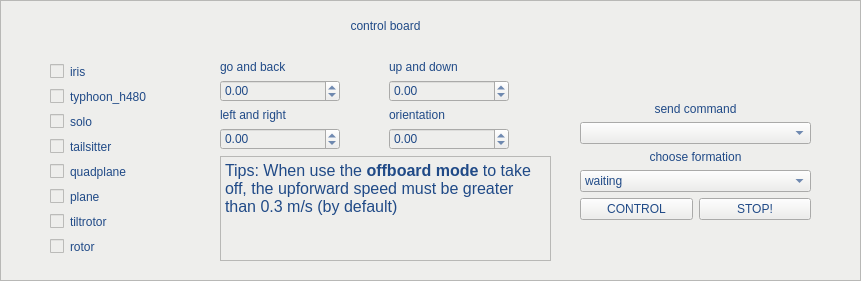
   <widget class="QFrame" name="frame">
    <property name="geometry">
     <rect>
      <x>170</x>
      <y>530</y>
      <width>861</width>
      <height>281</height>
     </rect>
    </property>
    <property name="styleSheet">
     <string notr="true">border-color: rgb(46, 52, 54);
background-color: rgb(238, 238, 236);</string>
    </property>
    <property name="frameShape">
     <enum>QFrame::StyledPanel</enum>
    </property>
    <property name="frameShadow">
     <enum>QFrame::Raised</enum>
    </property>
    <property name="lineWidth">
     <number>1</number>
    </property>
    <widget class="QLabel" name="label_control_board_2">
     <property name="geometry">
      <rect>
       <x>150</x>
       <y>10</y>
       <width>471</width>
       <height>31</height>
      </rect>
     </property>
     <property name="styleSheet">
      <string notr="true">
color: rgb(32, 74, 135);
font: 57 23pt &quot;Ubuntu&quot;;</string>
     </property>
     <property name="text">
      <string>control board</string>
     </property>
     <property name="alignment">
      <set>Qt::AlignCenter</set>
     </property>
    </widget>
    <widget class="QWidget" name="layoutWidget">
     <property name="geometry">
      <rect>
       <x>220</x>
       <y>60</y>
       <width>331</width>
       <height>201</height>
      </rect>
     </property>
     <layout class="QGridLayout" name="gridLayout">
      <item row="0" column="0">
       <layout class="QVBoxLayout" name="verticalLayout">
        <item>
         <widget class="QLabel" name="label_go_back_2">
          <property name="sizePolicy">
           <sizepolicy hsizetype="Expanding" vsizetype="Fixed">
            <horstretch>1</horstretch>
            <verstretch>0</verstretch>
           </sizepolicy>
          </property>
          <property name="styleSheet">
           <string notr="true">font: 57 12pt &quot;Ubuntu&quot;;
color: rgb(32, 74, 135);</string>
          </property>
          <property name="text">
           <string>go and back</string>
          </property>
         </widget>
        </item>
        <item>
         <widget class="QDoubleSpinBox" name="box_go_and_back_2">
          <property name="sizePolicy">
           <sizepolicy hsizetype="Expanding" vsizetype="Maximum">
            <horstretch>0</horstretch>
            <verstretch>0</verstretch>
           </sizepolicy>
          </property>
          <property name="maximumSize">
           <size>
            <width>120</width>
            <height>40</height>
           </size>
          </property>
          <property name="sizeIncrement">
           <size>
            <width>0</width>
            <height>30</height>
           </size>
          </property>
          <property name="toolTip">
           <string>maximum:+-10.00</string>
          </property>
          <property name="styleSheet">
           <string notr="true">color: rgb(32, 74, 135);
font: 57 12pt &quot;Ubuntu&quot;;</string>
          </property>
          <property name="minimum">
           <double>-10.000000000000000</double>
          </property>
          <property name="maximum">
           <double>10.000000000000000</double>
          </property>
          <property name="singleStep">
           <double>0.010000000000000</double>
          </property>
          <property name="value">
           <double>0.000000000000000</double>
          </property>
         </widget>
        </item>
       </layout>
      </item>
      <item row="1" column="1">
       <layout class="QVBoxLayout" name="verticalLayout_4">
        <item>
         <widget class="QLabel" name="label_orientation">
          <property name="sizePolicy">
           <sizepolicy hsizetype="Expanding" vsizetype="Fixed">
            <horstretch>0</horstretch>
            <verstretch>0</verstretch>
           </sizepolicy>
          </property>
          <property name="styleSheet">
           <string notr="true">font: 57 12pt &quot;Ubuntu&quot;;
color: rgb(32, 74, 135);</string>
          </property>
          <property name="text">
           <string>orientation</string>
          </property>
         </widget>
        </item>
        <item>
         <widget class="QDoubleSpinBox" name="box_orientation">
          <property name="sizePolicy">
           <sizepolicy hsizetype="Maximum" vsizetype="Maximum">
            <horstretch>0</horstretch>
            <verstretch>0</verstretch>
           </sizepolicy>
          </property>
          <property name="maximumSize">
           <size>
            <width>120</width>
            <height>40</height>
           </size>
          </property>
          <property name="toolTip">
           <string>maximum:+-0.50</string>
          </property>
          <property name="styleSheet">
           <string notr="true">color: rgb(32, 74, 135);
font: 57 12pt &quot;Ubuntu&quot;;</string>
          </property>
          <property name="minimum">
           <double>-0.500000000000000</double>
          </property>
          <property name="maximum">
           <double>0.500000000000000</double>
          </property>
          <property name="singleStep">
           <double>0.010000000000000</double>
          </property>
         </widget>
        </item>
       </layout>
      </item>
      <item row="1" column="0">
       <layout class="QVBoxLayout" name="verticalLayout_2">
        <item>
         <widget class="QLabel" name="label_left_right_2">
          <property name="sizePolicy">
           <sizepolicy hsizetype="Expanding" vsizetype="Fixed">
            <horstretch>0</horstretch>
            <verstretch>0</verstretch>
           </sizepolicy>
          </property>
          <property name="styleSheet">
           <string notr="true">color: rgb(32, 74, 135);
font: 57 12pt &quot;Ubuntu&quot;;</string>
          </property>
          <property name="text">
           <string>left and right</string>
          </property>
         </widget>
        </item>
        <item>
         <widget class="QDoubleSpinBox" name="box_left_and_right_2">
          <property name="sizePolicy">
           <sizepolicy hsizetype="Expanding" vsizetype="Fixed">
            <horstretch>0</horstretch>
            <verstretch>0</verstretch>
           </sizepolicy>
          </property>
          <property name="maximumSize">
           <size>
            <width>120</width>
            <height>40</height>
           </size>
          </property>
          <property name="toolTip">
           <string>maximum:+-10.00</string>
          </property>
          <property name="styleSheet">
           <string notr="true">font: 57 12pt &quot;Ubuntu&quot;;
color: rgb(32, 74, 135);</string>
          </property>
          <property name="minimum">
           <double>-10.000000000000000</double>
          </property>
          <property name="maximum">
           <double>10.000000000000000</double>
          </property>
          <property name="singleStep">
           <double>0.010000000000000</double>
          </property>
         </widget>
        </item>
       </layout>
      </item>
      <item row="0" column="1">
       <layout class="QVBoxLayout" name="verticalLayout_3">
        <item>
         <widget class="QLabel" name="label_up_down_2">
          <property name="sizePolicy">
           <sizepolicy hsizetype="Expanding" vsizetype="Fixed">
            <horstretch>0</horstretch>
            <verstretch>0</verstretch>
           </sizepolicy>
          </property>
          <property name="styleSheet">
           <string notr="true">font: 57 12pt &quot;Ubuntu&quot;;
color: rgb(32, 74, 135);</string>
          </property>
          <property name="text">
           <string>up and down</string>
          </property>
         </widget>
        </item>
        <item>
         <widget class="QDoubleSpinBox" name="box_up_and_down_2">
          <property name="sizePolicy">
           <sizepolicy hsizetype="Maximum" vsizetype="Maximum">
            <horstretch>0</horstretch>
            <verstretch>0</verstretch>
           </sizepolicy>
          </property>
          <property name="maximumSize">
           <size>
            <width>120</width>
            <height>40</height>
           </size>
          </property>
          <property name="toolTip">
           <string>maximum:+-10.00</string>
          </property>
          <property name="styleSheet">
           <string notr="true">color: rgb(32, 74, 135);
font: 57 12pt &quot;Ubuntu&quot;;</string>
          </property>
          <property name="minimum">
           <double>-10.000000000000000</double>
          </property>
          <property name="maximum">
           <double>10.000000000000000</double>
          </property>
          <property name="singleStep">
           <double>0.010000000000000</double>
          </property>
         </widget>
        </item>
       </layout>
      </item>
      <item row="2" column="0" colspan="2">
       <widget class="QTextBrowser" name="text_control_tips">
        <property name="styleSheet">
         <string notr="true"/>
        </property>
        <property name="lineWidth">
         <number>0</number>
        </property>
        <property name="html">
         <string>&lt;!DOCTYPE HTML PUBLIC &quot;-//W3C//DTD HTML 4.0//EN&quot; &quot;http://www.w3.org/TR/REC-html40/strict.dtd&quot;&gt;
&lt;html&gt;&lt;head&gt;&lt;meta name=&quot;qrichtext&quot; content=&quot;1&quot; /&gt;&lt;style type=&quot;text/css&quot;&gt;
p, li { white-space: pre-wrap; }
&lt;/style&gt;&lt;/head&gt;&lt;body style=&quot; font-family:'Ubuntu'; font-size:11pt; font-weight:400; font-style:normal;&quot;&gt;
&lt;p style=&quot; margin-top:0px; margin-bottom:0px; margin-left:0px; margin-right:0px; -qt-block-indent:0; text-indent:0px;&quot;&gt;&lt;span style=&quot; font-family:'Ubuntu'; font-size:12pt; color:#204a87;&quot;&gt;Tips: When use the &lt;/span&gt;&lt;span style=&quot; font-family:'Ubuntu'; font-size:12pt; font-weight:600; color:#204a87;&quot;&gt;offboard mode &lt;/span&gt;&lt;span style=&quot; font-family:'Ubuntu'; font-size:12pt; color:#204a87;&quot;&gt;to take off, the upforward speed must be greater than 0.3 m/s (by default)&lt;/span&gt;&lt;/p&gt;&lt;/body&gt;&lt;/html&gt;</string>
        </property>
        <property name="openLinks">
         <bool>false</bool>
        </property>
       </widget>
      </item>
     </layout>
    </widget>
    <widget class="QWidget" name="layoutWidget">
     <property name="geometry">
      <rect>
       <x>580</x>
       <y>60</y>
       <width>231</width>
       <height>203</height>
      </rect>
     </property>
     <layout class="QGridLayout" name="gridLayout_4">
      <item row="0" column="0">
       <layout class="QVBoxLayout" name="verticalLayout_7">
        <item>
         <layout class="QVBoxLayout" name="verticalLayout_5">
          <item>
           <widget class="QLabel" name="label_send_command">
            <property name="sizePolicy">
             <sizepolicy hsizetype="Expanding" vsizetype="Fixed">
              <horstretch>0</horstretch>
              <verstretch>0</verstretch>
             </sizepolicy>
            </property>
            <property name="styleSheet">
             <string notr="true">font: 57 12pt &quot;Ubuntu&quot;;
color: rgb(32, 74, 135);</string>
            </property>
            <property name="text">
             <string>send command</string>
            </property>
            <property name="alignment">
             <set>Qt::AlignCenter</set>
            </property>
           </widget>
          </item>
          <item>
           <widget class="QComboBox" name="box_command">
            <property name="styleSheet">
             <string notr="true">font: 57 12pt &quot;Ubuntu&quot;;
color: rgb(32, 74, 135);</string>
            </property>
            <item>
             <property name="text">
              <string/>
             </property>
            </item>
            <item>
             <property name="text">
              <string>control the leader</string>
             </property>
            </item>
            <item>
             <property name="text">
              <string>control all</string>
             </property>
            </item>
            <item>
             <property name="text">
              <string>arm</string>
             </property>
            </item>
            <item>
             <property name="text">
              <string>disarm</string>
             </property>
            </item>
            <item>
             <property name="text">
              <string>return home</string>
             </property>
            </item>
            <item>
             <property name="text">
              <string>take off</string>
             </property>
            </item>
            <item>
             <property name="text">
              <string>land</string>
             </property>
            </item>
            <item>
             <property name="text">
              <string>offboard</string>
             </property>
            </item>
            <item>
             <property name="text">
              <string>hover</string>
             </property>
            </item>
           </widget>
          </item>
         </layout>
        </item>
        <item>
         <widget class="QLabel" name="label_choose_formation">
          <property name="sizePolicy">
           <sizepolicy hsizetype="Expanding" vsizetype="Fixed">
            <horstretch>0</horstretch>
            <verstretch>0</verstretch>
           </sizepolicy>
          </property>
          <property name="styleSheet">
           <string notr="true">font: 57 12pt &quot;Ubuntu&quot;;
color: rgb(32, 74, 135);</string>
          </property>
          <property name="text">
           <string>choose formation</string>
          </property>
          <property name="alignment">
           <set>Qt::AlignCenter</set>
          </property>
         </widget>
        </item>
        <item>
         <widget class="QComboBox" name="box_formation">
          <property name="styleSheet">
           <string notr="true">font: 57 12pt &quot;Ubuntu&quot;;
color: rgb(32, 74, 135);</string>
          </property>
          <item>
           <property name="text">
            <string>waiting</string>
           </property>
          </item>
          <item>
           <property name="text">
            <string>formation1</string>
           </property>
          </item>
          <item>
           <property name="text">
            <string>formation2</string>
           </property>
          </item>
          <item>
           <property name="text">
            <string>formation3</string>
           </property>
          </item>
         </widget>
        </item>
        <item>
         <layout class="QHBoxLayout" name="horizontalLayout_3">
          <item>
           <widget class="QPushButton" name="button_control">
            <property name="sizePolicy">
             <sizepolicy hsizetype="Minimum" vsizetype="Fixed">
              <horstretch>0</horstretch>
              <verstretch>0</verstretch>
             </sizepolicy>
            </property>
            <property name="styleSheet">
             <string notr="true">font: 57 12pt &quot;Ubuntu&quot;;
color: rgb(32, 74, 135);
border-bottom-color: rgb(186, 189, 182);
</string>
            </property>
            <property name="text">
             <string>CONTROL</string>
            </property>
            <property name="checkable">
             <bool>false</bool>
            </property>
           </widget>
          </item>
          <item>
           <widget class="QPushButton" name="button_stop">
            <property name="sizePolicy">
             <sizepolicy hsizetype="Minimum" vsizetype="Fixed">
              <horstretch>0</horstretch>
              <verstretch>0</verstretch>
             </sizepolicy>
            </property>
            <property name="styleSheet">
             <string notr="true">font: 57 12pt &quot;Ubuntu&quot;;
color: rgb(32, 74, 135);
border-bottom-color: rgb(186, 189, 182);
</string>
            </property>
            <property name="text">
             <string>STOP!</string>
            </property>
            <property name="checkable">
             <bool>false</bool>
            </property>
           </widget>
          </item>
         </layout>
        </item>
       </layout>
      </item>
     </layout>
    </widget>
    <widget class="QWidget" name="layoutWidget">
     <property name="geometry">
      <rect>
       <x>50</x>
       <y>60</y>
       <width>141</width>
       <height>204</height>
      </rect>
     </property>
     <layout class="QVBoxLayout" name="verticalLayout_8">
      <item>
       <widget class="QCheckBox" name="checkBox_iris">
        <property name="styleSheet">
         <string notr="true">font: 57 12pt &quot;Ubuntu&quot;;
color: rgb(32, 74, 135);</string>
        </property>
        <property name="text">
         <string>iris</string>
        </property>
       </widget>
      </item>
      <item>
       <widget class="QCheckBox" name="checkBox_typhoon">
        <property name="styleSheet">
         <string notr="true">font: 57 12pt &quot;Ubuntu&quot;;
color: rgb(32, 74, 135);</string>
        </property>
        <property name="text">
         <string>typhoon_h480</string>
        </property>
       </widget>
      </item>
      <item>
       <widget class="QCheckBox" name="checkBox_solo">
        <property name="styleSheet">
         <string notr="true">font: 57 12pt &quot;Ubuntu&quot;;
color: rgb(32, 74, 135);</string>
        </property>
        <property name="text">
         <string>solo</string>
        </property>
       </widget>
      </item>
      <item>
       <widget class="QCheckBox" name="checkBox_tailsitter">
        <property name="styleSheet">
         <string notr="true">font: 57 12pt &quot;Ubuntu&quot;;
color: rgb(32, 74, 135);</string>
        </property>
        <property name="text">
         <string>tailsitter</string>
        </property>
       </widget>
      </item>
      <item>
       <widget class="QCheckBox" name="checkBox_quadplane">
        <property name="styleSheet">
         <string notr="true">font: 57 12pt &quot;Ubuntu&quot;;
color: rgb(32, 74, 135);</string>
        </property>
        <property name="text">
         <string>quadplane</string>
        </property>
       </widget>
      </item>
      <item>
       <widget class="QCheckBox" name="checkBox_plane">
        <property name="styleSheet">
         <string notr="true">font: 57 12pt &quot;Ubuntu&quot;;
color: rgb(32, 74, 135);</string>
        </property>
        <property name="text">
         <string>plane</string>
        </property>
       </widget>
      </item>
      <item>
       <widget class="QCheckBox" name="checkBox_tiltrotor">
        <property name="styleSheet">
         <string notr="true">font: 57 12pt &quot;Ubuntu&quot;;
color: rgb(32, 74, 135);</string>
        </property>
        <property name="text">
         <string>tiltrotor</string>
        </property>
       </widget>
      </item>
      <item>
       <widget class="QCheckBox" name="checkBox_rotor">
        <property name="styleSheet">
         <string notr="true">font: 57 12pt &quot;Ubuntu&quot;;
color: rgb(32, 74, 135);</string>
        </property>
        <property name="text">
         <string>rotor</string>
        </property>
       </widget>
      </item>
     </layout>
    </widget>
   </widget>
